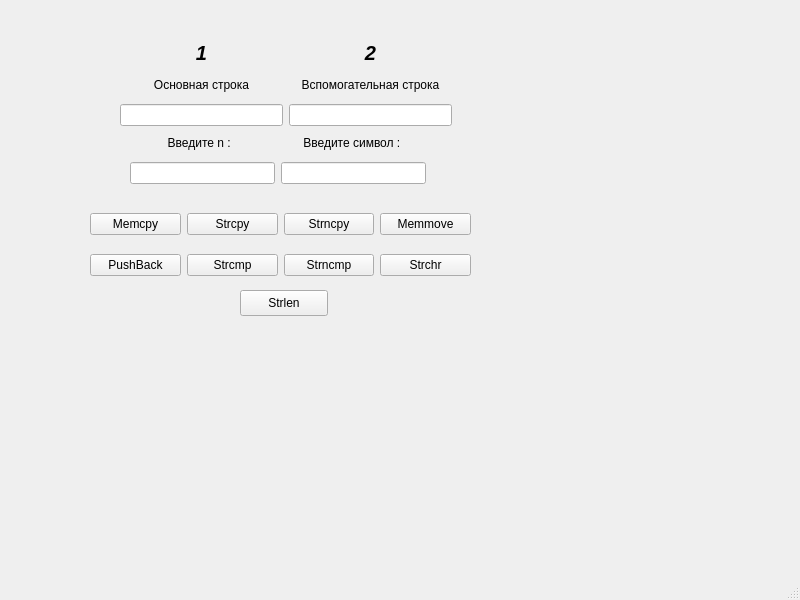
<?xml version="1.0" encoding="UTF-8"?>
<ui version="4.0">
 <class>MainWindow</class>
 <widget class="QMainWindow" name="MainWindow">
  <property name="geometry">
   <rect>
    <x>0</x>
    <y>0</y>
    <width>800</width>
    <height>600</height>
   </rect>
  </property>
  <property name="windowTitle">
   <string>MainWindow</string>
  </property>
  <widget class="QWidget" name="centralwidget">
   <widget class="QPushButton" name="btnStrlen">
    <property name="geometry">
     <rect>
      <x>240</x>
      <y>290</y>
      <width>88</width>
      <height>26</height>
     </rect>
    </property>
    <property name="text">
     <string>Strlen</string>
    </property>
   </widget>
   <widget class="QWidget" name="">
    <property name="geometry">
     <rect>
      <x>90</x>
      <y>200</y>
      <width>381</width>
      <height>91</height>
     </rect>
    </property>
    <layout class="QVBoxLayout" name="verticalLayout_7">
     <item>
      <layout class="QHBoxLayout" name="horizontalLayout">
       <item>
        <widget class="QPushButton" name="btnMemcpy">
         <property name="text">
          <string>Memcpy</string>
         </property>
        </widget>
       </item>
       <item>
        <widget class="QPushButton" name="btnStrcpy">
         <property name="text">
          <string>Strcpy</string>
         </property>
        </widget>
       </item>
       <item>
        <widget class="QPushButton" name="btnStrncpy">
         <property name="text">
          <string>Strncpy</string>
         </property>
        </widget>
       </item>
       <item>
        <widget class="QPushButton" name="btnMemmove">
         <property name="text">
          <string>Memmove</string>
         </property>
        </widget>
       </item>
      </layout>
     </item>
     <item>
      <layout class="QHBoxLayout" name="horizontalLayout_2">
       <item>
        <widget class="QPushButton" name="btnPushBack">
         <property name="text">
          <string>PushBack</string>
         </property>
        </widget>
       </item>
       <item>
        <widget class="QPushButton" name="btnStrcmp">
         <property name="text">
          <string>Strcmp</string>
         </property>
        </widget>
       </item>
       <item>
        <widget class="QPushButton" name="btnStrncmp">
         <property name="text">
          <string>Strncmp</string>
         </property>
        </widget>
       </item>
       <item>
        <widget class="QPushButton" name="btnStrchr">
         <property name="text">
          <string>Strchr</string>
         </property>
        </widget>
       </item>
      </layout>
     </item>
    </layout>
   </widget>
   <widget class="QWidget" name="">
    <property name="geometry">
     <rect>
      <x>120</x>
      <y>40</y>
      <width>332</width>
      <height>86</height>
     </rect>
    </property>
    <layout class="QHBoxLayout" name="horizontalLayout_3">
     <item>
      <layout class="QVBoxLayout" name="verticalLayout_3">
       <item>
        <layout class="QVBoxLayout" name="verticalLayout">
         <item>
          <widget class="QLabel" name="label_3">
           <property name="font">
            <font>
             <pointsize>15</pointsize>
             <italic>true</italic>
             <bold>true</bold>
            </font>
           </property>
           <property name="focusPolicy">
            <enum>Qt::NoFocus</enum>
           </property>
           <property name="text">
            <string>1</string>
           </property>
           <property name="alignment">
            <set>Qt::AlignCenter</set>
           </property>
          </widget>
         </item>
         <item>
          <widget class="QLabel" name="label">
           <property name="text">
            <string>Основная строка</string>
           </property>
           <property name="alignment">
            <set>Qt::AlignCenter</set>
           </property>
          </widget>
         </item>
         <item>
          <widget class="QLineEdit" name="lineEdit1"/>
         </item>
        </layout>
       </item>
      </layout>
     </item>
     <item>
      <layout class="QVBoxLayout" name="verticalLayout_4">
       <item>
        <layout class="QVBoxLayout" name="verticalLayout_2">
         <item>
          <widget class="QLabel" name="label_4">
           <property name="font">
            <font>
             <pointsize>15</pointsize>
             <italic>true</italic>
             <bold>true</bold>
            </font>
           </property>
           <property name="focusPolicy">
            <enum>Qt::NoFocus</enum>
           </property>
           <property name="text">
            <string>2</string>
           </property>
           <property name="alignment">
            <set>Qt::AlignCenter</set>
           </property>
          </widget>
         </item>
         <item>
          <widget class="QLabel" name="label_2">
           <property name="text">
            <string>Вспомогательная строка</string>
           </property>
           <property name="alignment">
            <set>Qt::AlignCenter</set>
           </property>
          </widget>
         </item>
        </layout>
       </item>
       <item>
        <widget class="QLineEdit" name="lineEdit2"/>
       </item>
      </layout>
     </item>
    </layout>
   </widget>
   <widget class="QWidget" name="">
    <property name="geometry">
     <rect>
      <x>130</x>
      <y>130</y>
      <width>296</width>
      <height>54</height>
     </rect>
    </property>
    <layout class="QHBoxLayout" name="horizontalLayout_4">
     <item>
      <layout class="QVBoxLayout" name="verticalLayout_5">
       <item>
        <widget class="QLabel" name="label_5">
         <property name="text">
          <string>Введите n :  </string>
         </property>
         <property name="alignment">
          <set>Qt::AlignCenter</set>
         </property>
        </widget>
       </item>
       <item>
        <widget class="QLineEdit" name="lineEditN"/>
       </item>
      </layout>
     </item>
     <item>
      <layout class="QVBoxLayout" name="verticalLayout_6">
       <item>
        <widget class="QLabel" name="label_6">
         <property name="text">
          <string>Введите символ : </string>
         </property>
         <property name="alignment">
          <set>Qt::AlignCenter</set>
         </property>
        </widget>
       </item>
       <item>
        <widget class="QLineEdit" name="lineEditChar"/>
       </item>
      </layout>
     </item>
    </layout>
   </widget>
  </widget>
  <widget class="QMenuBar" name="menubar">
   <property name="geometry">
    <rect>
     <x>0</x>
     <y>0</y>
     <width>800</width>
     <height>23</height>
    </rect>
   </property>
  </widget>
  <widget class="QStatusBar" name="statusbar"/>
 </widget>
 <resources/>
 <connections/>
</ui>
